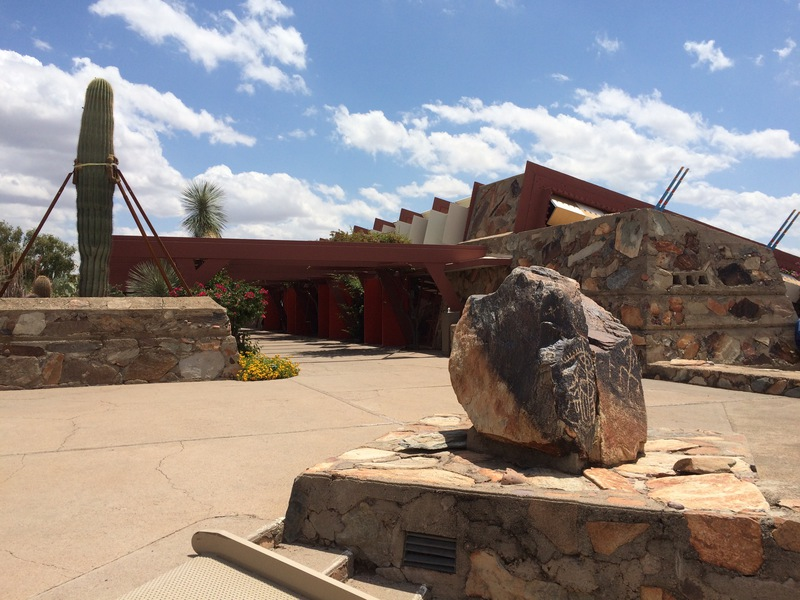
#> input picture image_stitching/1st_test/1.jpg, 800 x 600 px, found by its file name
$ python image_stitching.py
#> lines starting #> are read from the running program, lines starting #| are printed output that depends on the picture
'''
Discription:
	creating a panorma photo from 3 pictures
Authors:
	Andrew MAgdy Anis: andrewmagdyanis@gmail.com
	Amr Mohamed :
Date:
	8/5/2018
'''

# imports:
import imutils
import numpy as np
import cv2

# Loading images:
images =[]    #create a list for images
image1 =cv2.imread('1.jpg')
#> image1 is the input picture: shape (600, 800, 3); mean B, G, R 133.6, 135.3, 142.9
images.append(image1)
image2 =cv2.imread('2.jpg')
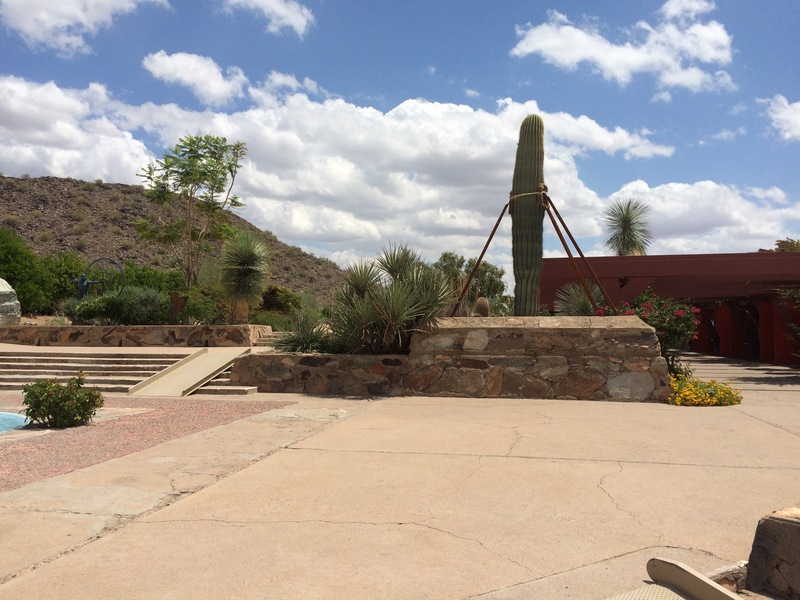
#> input picture image_stitching/1st_test/2.jpg, 800 x 600 px, found by its file name
#> image2 is the input picture: shape (600, 800, 3); mean B, G, R 145.7, 151.2, 159.2
images.append(image2)
image3 =cv2.imread('3.jpg')
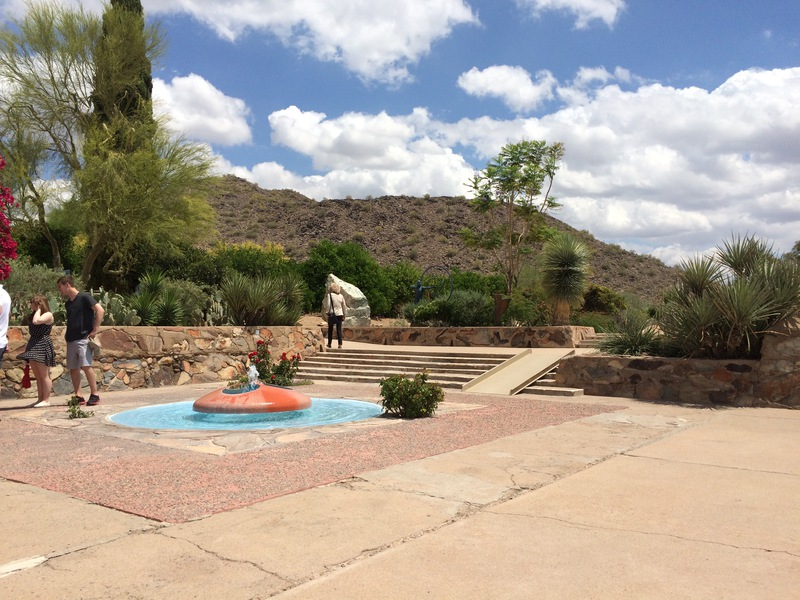
#> input picture image_stitching/1st_test/3.jpg, 800 x 600 px, found by its file name
#> image3 is the input picture: shape (600, 800, 3); mean B, G, R 140.1, 152.5, 162.4
images.append(image3)

# stitching:
# initialize OpenCV's image sticher object and then perform the image
print("stitching images...")
#> (the run stopped early here; a loop or call above may not have finished)
